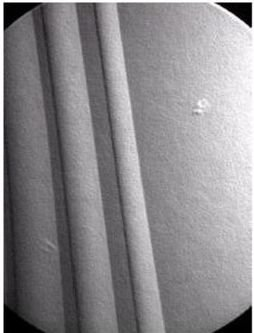
#> input picture Point Detection/sdf.jpg, 254 x 333 px
$ python point_detection.py
#> lines starting #> are read from the running program, lines starting #| are printed output that depends on the picture
import cv2
import numpy as np
from skimage.exposure import rescale_intensity

image = cv2.imread('sdf.jpg')
#> image is the input picture: shape (333, 254, 3); mean B, G, R 138.5, 135.6, 137.6
gray = cv2.cvtColor(image, cv2.COLOR_BGR2GRAY)
(iH, iW) = image.shape[:2]
#> iH = 333; iW = 254

Mask = np.array((
	[-1, -1, -1],
	[-1, 8, -1],
	[-1, -1, -1]), dtype="int")

pad = 1
output = np.zeros((iH, iW), dtype="float32")
gray = cv2.copyMakeBorder(gray, pad, pad, pad, pad,
		cv2.BORDER_REPLICATE)
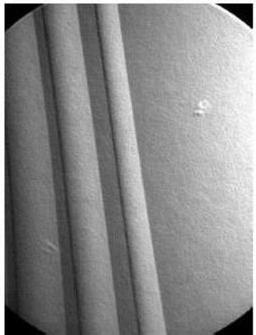
#> gray: shape (335, 256); min 0, max 255, mean 137.7

for y in np.arange(pad,iH+pad):
	for x in np.arange(pad,iW+pad):
		roi = gray[y - pad:y + pad + 1, x - pad:x + pad + 1]
		#print(roi.shape)
		k = (roi * Mask).sum()
		if k == 1:
			output[y - pad, x - pad] = k
		else:
			output[y - pad, x - pad] = 0
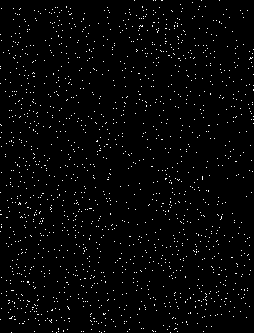
#> output: shape (333, 254) float32; values 0 (black) and 1 (white), 2.1% white in thin lines or dots

sdf = rescale_intensity(output, in_range=(0, 255))
#> sdf: shape (333, 254) float32; values 0 (black) and 0.00392 (white), 2.1% white in thin lines or dots
sdf1 = (sdf * 255).astype("uint8")
#print(sdf1)
cv2.imshow("hello",sdf1)
cv2.waitKey(0)
